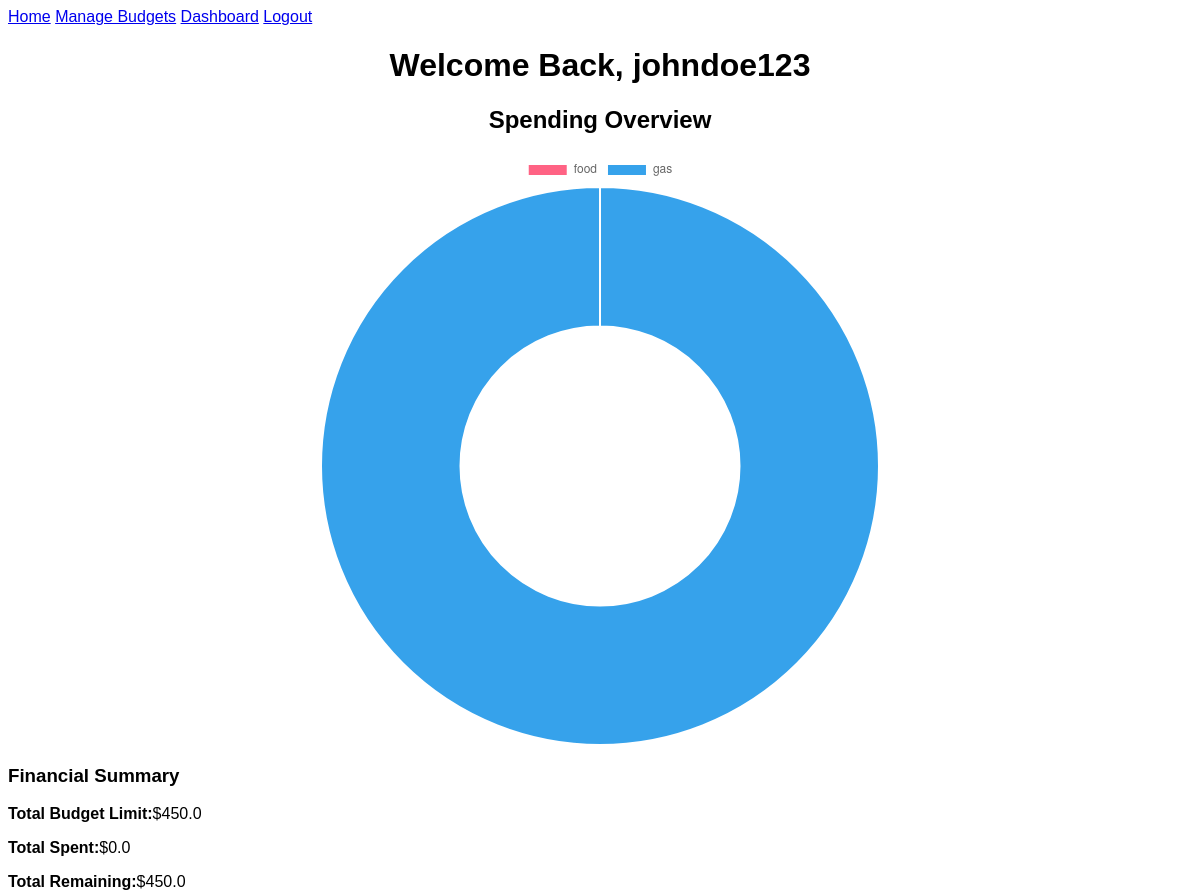
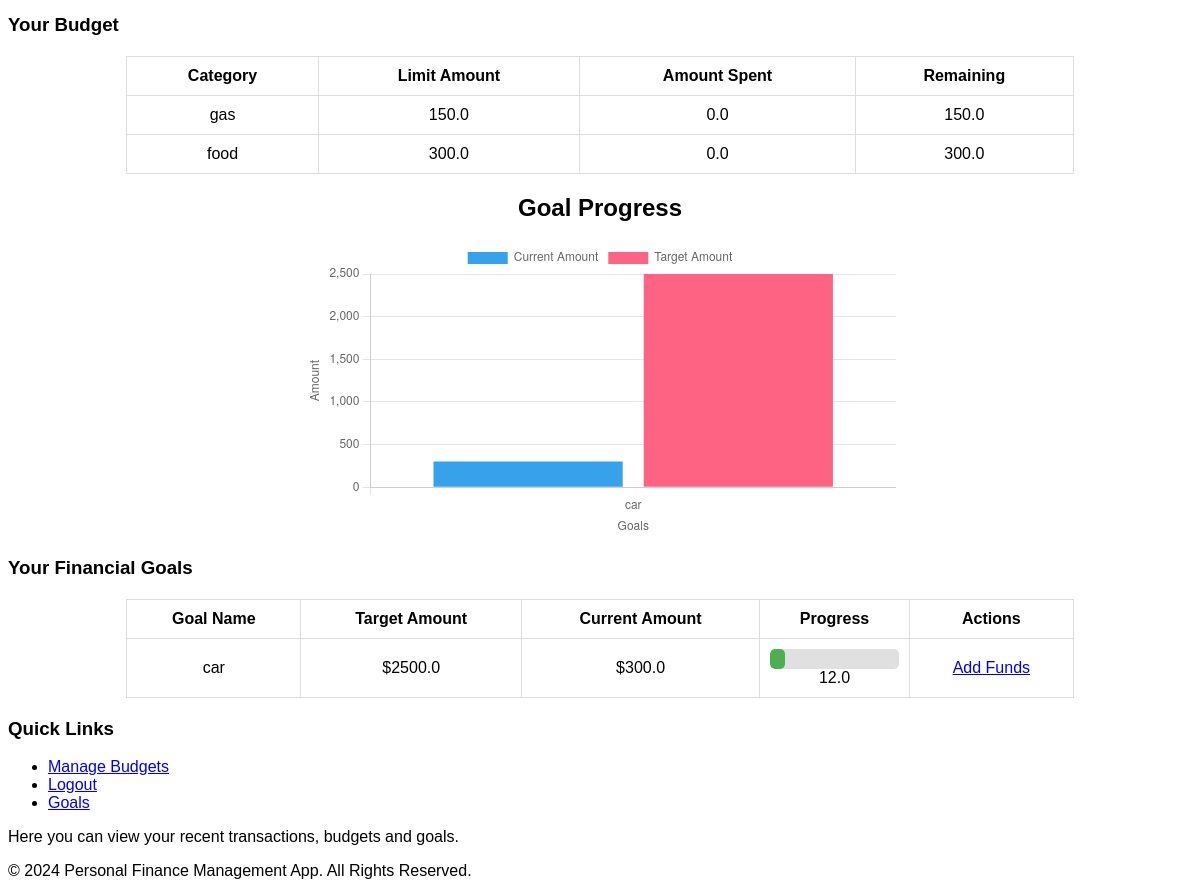
The page /dashboard (signed in) on the database its author committed (2 pictures, top to bottom).
### tables this page shows
CREATE TABLE Budgets (
  id INTEGER PRIMARY KEY AUTOINCREMENT,
  user_id INTEGER NOT NULL,
  category TEXT NOT NULL,
  limit_amount REAL NOT NULL,
  amount_spent REAL DEFAULT 0,
  FOREIGN KEY (user_id) REFERENCES Users(id)
);

CREATE TABLE Goals (
  id INTEGER PRIMARY KEY AUTOINCREMENT,
  user_id INTEGER NOT NULL,
  goal_name TEXT,
  target_amount REAL,
  current_amount REAL DEFAULT 0,
  FOREIGN KEY (user_id) REFERENCES Users(id)
);

### app.py (the view)
@app.route('/dashboard')
def dashboard():
    if 'user_id' not in session:
        return redirect(url_for('login'))
    conn = get_db_connection()
    cursor = conn.cursor()
    cursor.execute("""
        SELECT COALESCE(SUM(limit_amount), 0) AS total_limit,
               COALESCE(SUM(amount_spent), 0) AS total_spent
        FROM Budgets
        WHERE user_id = ?
    """, (session['user_id'],))
    summary = cursor.fetchone()
    total_limit = summary['total_limit'] if summary else 0
    total_spent = summary['total_spent'] if summary else 0
    total_remaining = total_limit - total_spent
    print("Total Limit:", total_limit)
    print("Total Spent:", total_spent)
    print("Total Remaining", total_remaining)
    cursor.execute("""
        SELECT B.category, COALESCE(SUM(T.amount), 0) AS total_spent
        FROM Budgets AS B
        LEFT JOIN BudgetTransactions AS T ON B.id = T.budget_id
        WHERE B.user_id = ?
        GROUP BY B.category
    """, (session['user_id'],))
    category_data = cursor.fetchall()
    labels = [row['category'] for row in category_data]
    values = [row['total_spent'] for row in category_data]
    print("Caegory Data:", [dict(row) for row in category_data])
    cursor.execute("""
        SELECT strftime('%Y-%m', date) AS month, SUM(amount) AS total_spent
        FROM BudgetTransactions
        WHERE budget_id IN (SELECT id FROM Budgets WHERE user_id = ?)
        GROUP BY month
        ORDER BY month
    """, (session['user_id'],))
    monthly_spending = cursor.fetchall()
    months = [row['month'] for row in monthly_spending]
    spending_values = [row['total_spent'] for row in monthly_spending]
    print("Monthly Spending:", [dict(row) for row in monthly_spending])
    cursor.execute("""
        SELECT B.category, B.limit_amount AS budgeted, COALESCE(SUM(T.amount), 0) AS actual_spent
        FROM Budgets AS B
        LEFT JOIN BudgetTransactions AS T ON B.id = T.budget_id
        WHERE B.user_id = ?
        GROUP BY B.category
    """, (session['user_id'],))
    budget_vs_actual = cursor.fetchall()
    categories = [row['category'] for row in budget_vs_actual]
    budgeted_values = [row['budgeted'] for row in budget_vs_actual]
    actual_spent_values = [row['actual_spent'] for row in budget_vs_actual]
    print("Budget vs Actual", [dict(row) for row in budget_vs_actual])
    cursor.execute("SELECT * FROM Budgets WHERE user_id = ?", (session['user_id'],))
    budgets = cursor.fetchall()
    print("Budgets:", [dict(row) for row in budgets])
    cursor.execute("SELECT * FROM Goals WHERE user_id = ?", (session['user_id'],))
    goals = cursor.fetchall()
    goal_names = [goal['goal_name'] for goal in goals]
    current_amounts = [goal['current_amount'] for goal in goals]
    target_amounts = [goal['target_amount'] for goal in goals]
    print("Goals:", [dict(row) for row in goals])
    conn.close()
    return render_template(
        'dashboard.html',
        username=session.get('username', 'User'),
        labels=labels,
        values=values,
        total_limit=total_limit,
        total_spent=total_spent,
        total_remaining=total_remaining,
        budgets=budgets,
        goals=goals,
        goal_names=goal_names,
        current_amounts=current_amounts,
        target_amounts=target_amounts,
        months=months,
        spending_values=spending_values,
        categories=categories,
        budgeted_values=budgeted_values,
        actual_spent_values=actual_spent_values
    )

### app.py (called while the page is built)
def get_db_connection():
  conn = sqlite3.connect('database.db')
  conn.row_factory = sqlite3.Row
  return conn

### templates/dashboard.html (shortened to what this page needs)
{% extends "base.html" %}
{% block content %}
<h1>Welcome Back, {{ username }} </h1>
<h2>Spending Overview</h2>
<div class="chart-container">
  <canvas id="spendingChart"></canvas>
</div>
<div>
  <h3>Financial Summary</h3>
  <p><strong>Total Budget Limit:</strong>${{ total_limit }}</p>
  <p><strong>Total Spent:</strong>${{ total_spent }}</p>
  <p><strong>Total Remaining:</strong>${{ total_remaining }}</p>
</div>
<div>
  <h3>Your Budget</h3>
  {% if budgets %}
    <table>
      <thead>
        <tr>
          <th>Category</th>
          <th>Limit Amount</th>
          <th>Amount Spent</th>
          <th>Remaining</th>
        </tr>
      </thead>
      <tbody>
        {% for budget in budgets %}
          <tr>
            <td>{{ budget['category'] }}</td>
            <td>{{ budget['limit_amount'] }}</td>
            <td>{{ budget['amount_spent'] }}</td>
            <td>{{ budget['limit_amount'] - budget['amount_spent'] }}</td>
          </tr>
        {% endfor %}
      </tbody>
    </table>
  {% else %}
    <p>You have no budgets set. <a href="{{ url_for('budget') }}">Add a Budget</a></p>
  {% endif %}
</div>
<h2>Goal Progress</h2>
<div class="chart-container">
  <canvas id="goalChart"></canvas>
</div>
<div>
  <h3>Your Financial Goals</h3>
  {% if goals %}
    <table>
      <thead>
        <tr>
          <th>Goal Name</th>
          <th>Target Amount</th>
          <th>Current Amount</th>
          <th>Progress</th>
          <th>Actions</th>
        </tr>
      </thead>
      <tbody>
        {% for goal in goals %}
          <tr>
            <td>{{ goal['goal_name'] }}</td>
            <td>${{ goal['target_amount'] }}</td>
            <td>${{ goal['current_amount'] }}</td>
            <td>
              {% set progress = (goal['current_amount'] / goal['target_amount']) * 100 %}
              <div class="progress-bar-container">
                <div class="progress-bar" style="width: {{progress | round(2) }}%;"></div>
              </div>
              {{ progress | round(2) }}
            </td>
            <td>
              <a href="{{ url_for('add_funds', goal_id=goal['id']) }}">Add Funds</a>
            </td>
          </tr>
        {% endfor %}
      </tbody>
    </table>
  {% else %}
    <p>You have no goals set <a href="{{ url_for('add_goal') }}">Add a Goal</a></p>
  {% endif %}
</div>
<div>
  <h3>Quick Links</h3>
  <ul>
    <li><a href="{{ url_for('budget') }}">Manage Budgets</a></li>
    <li><a href="{{ url_for('logout') }}">Logout</a></li>
    <li><a href="{{ url_for('view_goals') }}">Goals</a></li>
  </ul>
</div>
<p>Here you can view your recent transactions, budgets and goals.</p>
<script>
    renderSpendingChart({{ labels | tojson }}, {{ values | tojson }});
    renderGoalChart(
        {{ goal_names | tojson }},
        {{ current_amounts | tojson }},
        {{ target_amounts | tojson }}
    );
</script>
{% endblock %}

### templates/base.html (shortened to what this page needs)
<!DOCTYPE html>
<html lang="en">
<head>
    <link rel="stylesheet" href="{{ url_for('static', filename='css/styles.css') }}">
</head>
<body>
    <header>
        <nav class="navbar">
            <a href="{{ url_for('home') }}">Home</a>
            {% if 'user_id' in session %}
                <a href="{{ url_for('budget') }}">Manage Budgets</a>
                <a href="{{ url_for('dashboard') }}">Dashboard</a>
                <a href="{{ url_for('logout') }}">Logout</a>
            {% else %}
                <a href="{{ url_for('register') }}">Register</a>
                <a href="{{ url_for('login') }}">Login</a>
            {% endif %}
        </nav>
    </header>
    <main>
        {% block content %}{% endblock %}
    </main>
    <footer>
        <p>&copy; 2024 Personal Finance Management App. All Rights Reserved.</p>
    </footer>
</body>
</html>

### static/css/styles.css (style rules this page uses)
body { font-family: Arial, sans-serif; }
h1,h2 { text-align: center; }
table { width: 80%; margin: 20px auto; border-collapse: collapse; }
th, td { border: 1px solid #ddd; padding: 10px; text-align: center; }
#spendingChart { width: 100%; max-width: 600px; margin: auto; }
.chart-container { width: 50%; margin: auto; }
.progress-bar-container { width: 100%; background-color: #e0e0e0; border-radius: 5px; overflow: hidden; height: 20px; }
.progress-bar { height: 100%; background-color: #4caf50; text-align: center; color: white; border-radius: 5px; }

### rows shown on the page
Budgets: category "gas", limit_amount "150.0", amount_spent "0.0", budget['limit_amount']-budget['amount_spent'] "150.0"
Budgets: category "food", limit_amount "300.0", amount_spent "0.0", budget['limit_amount']-budget['amount_spent'] "300.0"
Goals: goal_name "car", target_amount "2500.0", current_amount "300.0", progress "12.0"

### other values the page prints
{{ username }} "johndoe123"
{{ total_limit }} "450.0"
{{ total_spent }} "0.0"
{{ total_remaining }} "450.0"
chart data {{ labels | tojson }} ["food", "gas"]
chart data {{ values | tojson }} [0, 33.0]
chart data {{ goal_names | tojson }} ["car"]
chart data {{ current_amounts | tojson }} [300.0]
